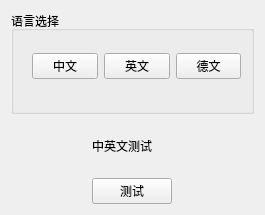
<?xml version="1.0" encoding="UTF-8"?>
<ui version="4.0">
 <class>Widget</class>
 <widget class="QWidget" name="Widget">
  <property name="geometry">
   <rect>
    <x>0</x>
    <y>0</y>
    <width>265</width>
    <height>215</height>
   </rect>
  </property>
  <property name="windowTitle">
   <string>Widget</string>
  </property>
  <layout class="QGridLayout" name="gridLayout">
   <item row="2" column="0">
    <spacer name="horizontalSpacer_3">
     <property name="orientation">
      <enum>Qt::Horizontal</enum>
     </property>
     <property name="sizeHint" stdset="0">
      <size>
       <width>77</width>
       <height>20</height>
      </size>
     </property>
    </spacer>
   </item>
   <item row="2" column="3">
    <spacer name="horizontalSpacer_4">
     <property name="orientation">
      <enum>Qt::Horizontal</enum>
     </property>
     <property name="sizeHint" stdset="0">
      <size>
       <width>77</width>
       <height>20</height>
      </size>
     </property>
    </spacer>
   </item>
   <item row="3" column="0">
    <spacer name="horizontalSpacer">
     <property name="orientation">
      <enum>Qt::Horizontal</enum>
     </property>
     <property name="sizeHint" stdset="0">
      <size>
       <width>77</width>
       <height>20</height>
      </size>
     </property>
    </spacer>
   </item>
   <item row="3" column="1">
    <widget class="QPushButton" name="pushButton_3">
     <property name="text">
      <string>测试</string>
     </property>
    </widget>
   </item>
   <item row="3" column="2" colspan="2">
    <spacer name="horizontalSpacer_2">
     <property name="orientation">
      <enum>Qt::Horizontal</enum>
     </property>
     <property name="sizeHint" stdset="0">
      <size>
       <width>77</width>
       <height>20</height>
      </size>
     </property>
    </spacer>
   </item>
   <item row="0" column="0" rowspan="2" colspan="4">
    <widget class="QGroupBox" name="groupBox">
     <property name="title">
      <string>语言选择</string>
     </property>
     <widget class="QWidget" name="">
      <property name="geometry">
       <rect>
        <x>10</x>
        <y>20</y>
        <width>231</width>
        <height>71</height>
       </rect>
      </property>
      <layout class="QHBoxLayout" name="horizontalLayout">
       <item>
        <widget class="QPushButton" name="pushButton">
         <property name="text">
          <string>中文</string>
         </property>
        </widget>
       </item>
       <item>
        <widget class="QPushButton" name="pushButton_2">
         <property name="text">
          <string>英文</string>
         </property>
        </widget>
       </item>
       <item>
        <widget class="QPushButton" name="pushButton_4">
         <property name="text">
          <string>德文</string>
         </property>
        </widget>
       </item>
      </layout>
     </widget>
    </widget>
   </item>
   <item row="2" column="1" colspan="3">
    <widget class="QLabel" name="label">
     <property name="text">
      <string>中英文测试</string>
     </property>
    </widget>
   </item>
  </layout>
 </widget>
 <layoutdefault spacing="6" margin="11"/>
 <resources/>
 <connections/>
</ui>
